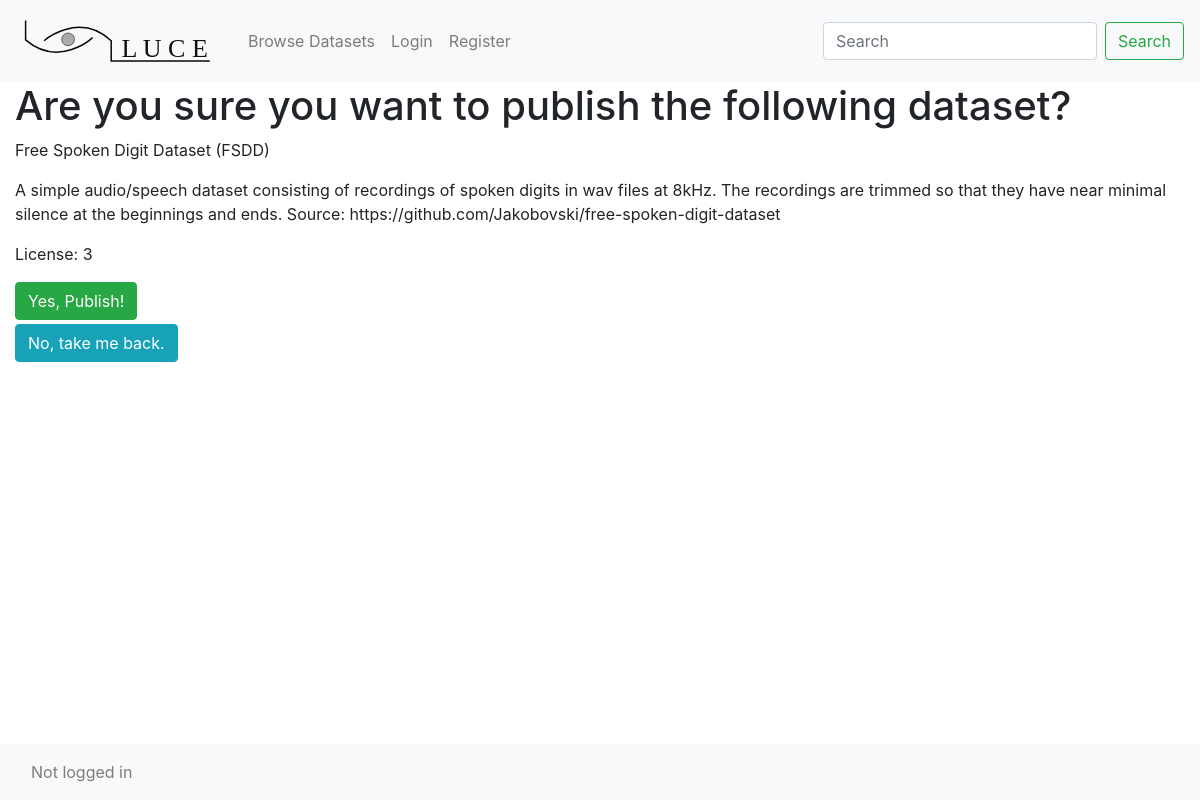
The app's page /data/1/publish with its own data.
### datastore/models.py (models this page shows, shortened)
class Dataset(models.Model):
    title           = models.CharField(max_length=120)
    description     = models.TextField(null=True, blank=True)
    license         = models.IntegerField() # encoded as integer
    file            = models.FileField(upload_to='files/', blank=True, null=True)
    owner           = models.CharField(max_length=120) # owner username/email
    owner_address   = models.CharField(max_length=180) # msg.sender
    contract_address= models.CharField(max_length=180) # address of smart contract
    published       = models.BooleanField(default = False)
    access_granted  = models.ManyToManyField(User, related_name='datasets_accessible')
    created_by      = models.ForeignKey(User, default=1, null=True, on_delete=models.SET_NULL, related_name='datasets_owned')
    timestamp       = models.DateTimeField(auto_now_add=True)
    updated         = models.DateTimeField(auto_now=True)
    objects         = DatasetManager()
    def get_absolute_url(self):
        return f"/data/{self.pk}"
    class Meta:
        ordering = ['-updated', '-timestamp']

### datastore/views.py (the view, shortened to what this page needs)
# urls.py: path('data/<int:dataset_id>/publish', publish_view),
def publish_view(request, dataset_id):
    obj = get_object_or_404(Dataset, id=dataset_id)
    context = {"dataset": obj}
    template = 'data/publish.html'
    return render(request, template, context)

### datastore/managers.py (called while the page is built)
    def get_queryset(self):
        return DatasetQuerySet(self.model, using=self._db)

### datastore/templates/data/publish.html
{% extends "base.html" %}
{% block content %}
<h1>Are you sure you want to publish the following dataset? </h1>
<p> {{ dataset.title }} </p>
<p> {{ dataset.description }} </p>
<p> License: {{ dataset.license }} </p>
<form method ='POST'>{% csrf_token %}
	<button class='btn btn-success'> Yes, Publish! </button>
</form>
<button class='btn btn-info mt-1' onclick="window.location.href=' {{ dataset.get_absolute_url }} '"> No, take me back. </button>
{% endblock %}

### records on screen
Dataset: title "Free Spoken Digit Dataset (FSDD)", description "A simple audio/speech dataset consisting of recordings of spoken digits in wav files at 8kHz. The recordings are trimmed so that they have near minimal silence at the beginnings and ends. Source: https://github.com/Jakobovski/free-spoken-digit-dataset", license "3"
